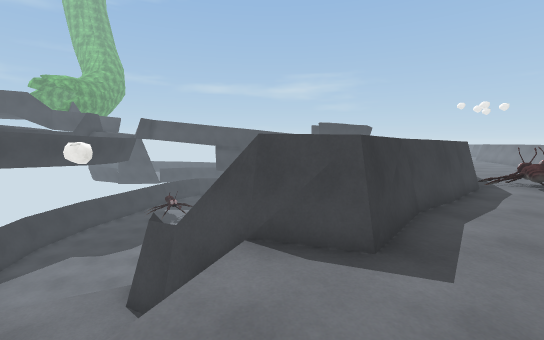
View 1 (above)

18 first-person views from a walk through a 3-D level made in the Unity game engine. The camera is 1.5 m above the floor, tilts 6° down and sees 90° across. The floor is counted in squares, 1 m on a side. Each view is taken from the middle of a square. On the plan, view 1 faces up. The plan holds only what a view shows up to about 14 squares ahead; the rest is blank. The place goes on beyond the plan. Some animated figures are not drawn. Some surface patterns are stand-ins.

View 2
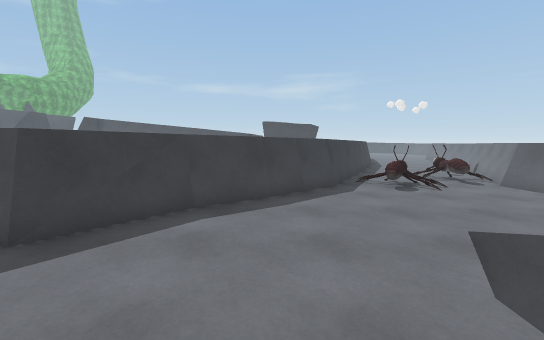

View 3
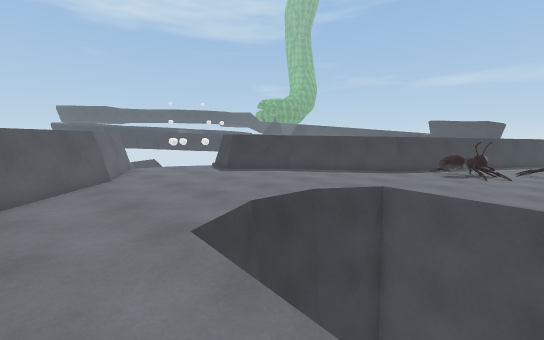

View 4
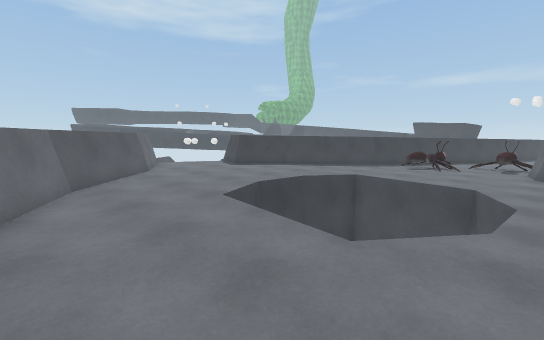

View 5
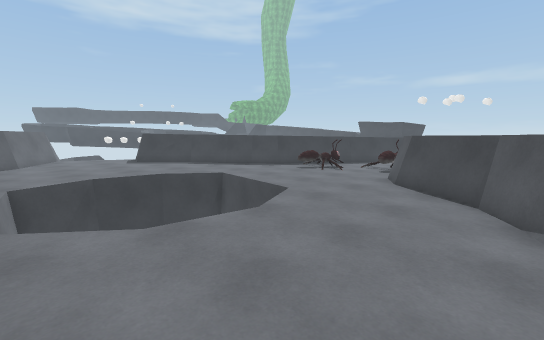

View 6
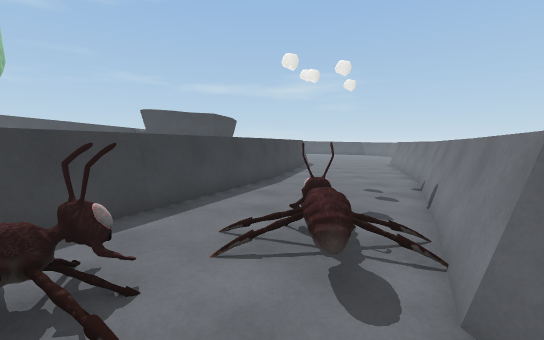

View 7
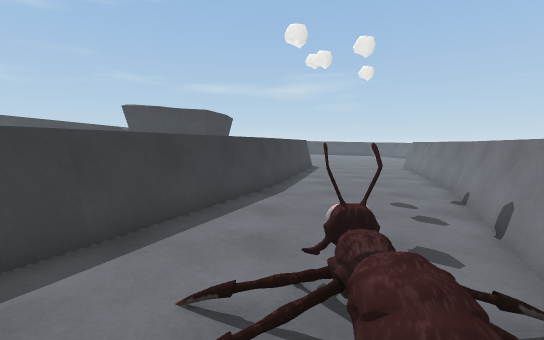

View 8
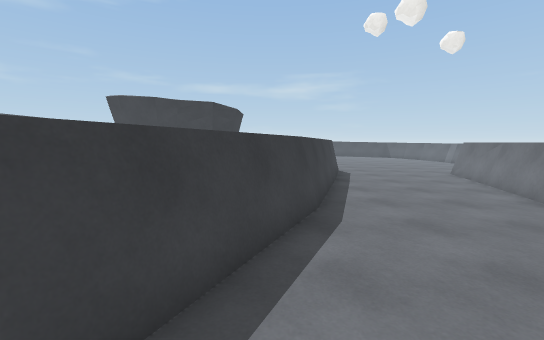

View 9
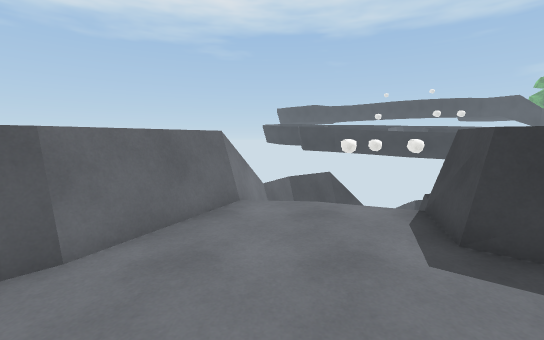

View 10
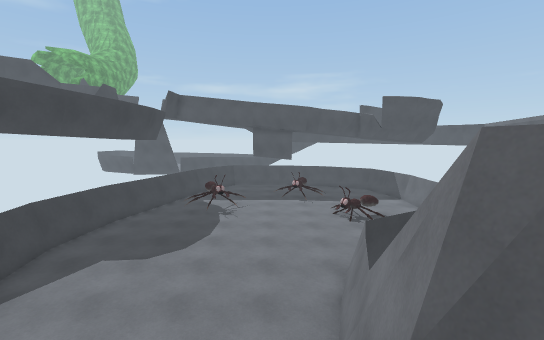

View 11
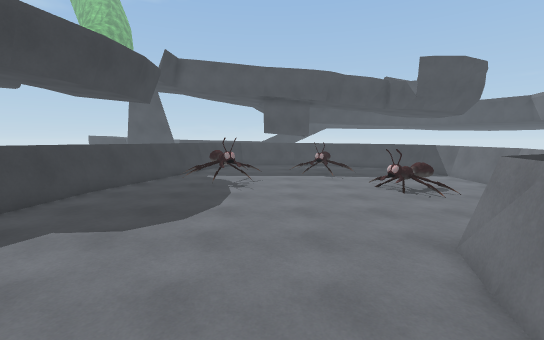

View 12
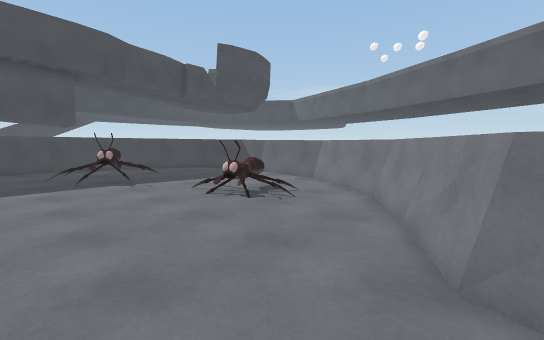

View 13
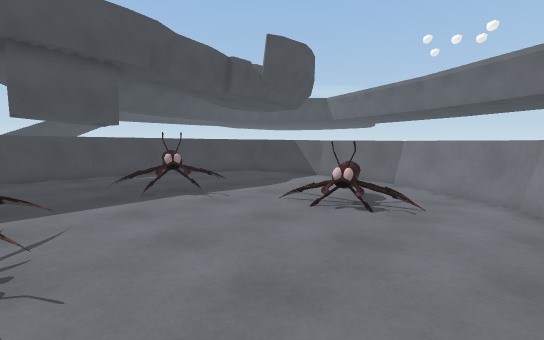

View 14
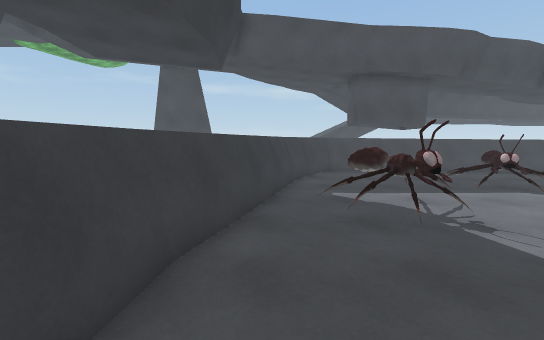

View 15
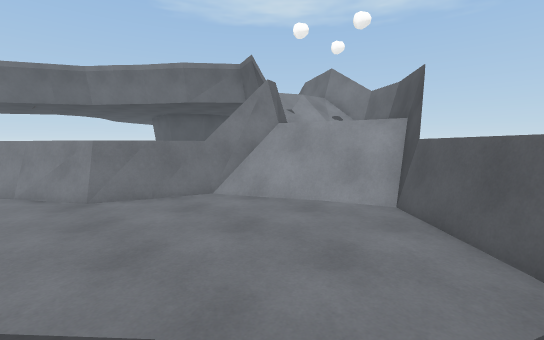

View 16
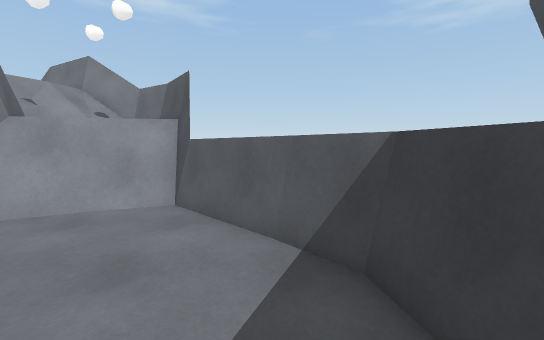

View 17
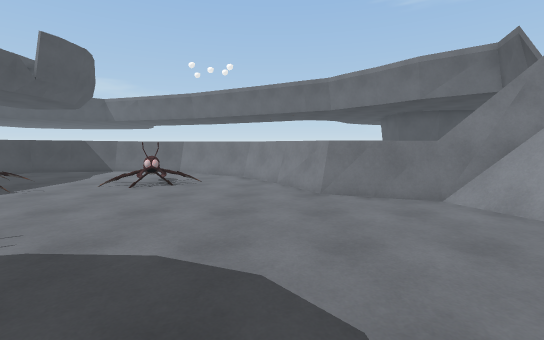

View 18
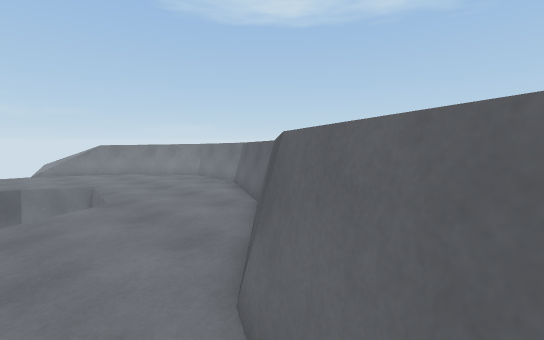

### Floor plan
Key: @ floor where view 1 was taken; # wall or solid block; . main floor; : floor 0.25 m higher than the main floor; - floor 0.25 m lower than the main floor; _ floor 1.25 m lower than the main floor; < floor 1.5 m lower than the main floor; ( floor 3.5 m lower than the main floor; ! floor 3.75 m lower than the main floor; / step, stairs or slope; = window, fence, low wall or low ledge; v drop or lower ground; O other object.
Columns run from 12 left of view 1 to 21 right of it. Each row starts with its distance up from view 1.
 27     ##########            #.....-#
 26     #((((((((###          #.....##
 25    ##((((((((((##        ##.....#
 24   ##(((((((((((!#        #......#
 23   #((((((OO(((!!##       #.....##
 22   #((((((OOO!!!!!#      ##.....#
 21   #((((((((!!!!!!#      #......#
 20  ##(O(O(((!!!!!!!#      #......#
 19  #((OOO(((!!!!!!!#     ##.....##
 18  #((OO(((!!!OO!!!#     #......#
 17 ##(((((((!!!O!!!##    ##.....##
 16 #((((((((!!!!!!!#     #......#
 15 #((((((((!!!!!!##    ##.....##
 14 #((((((((!!!!!##     #......#
 13 #(((((((!!!!!##     ##...O.##
 12 #((((((!!!!###      #....O.#
 11 #((((((!!!##       ##.O..O##
 10 ##((((!!!!#        #..O...#
  9  ##((!!!!!#      ###.O....#
  8   #/!!!!/##     ##:.......##
  7   ##/!///##    ##::........###
  6    #=////##   ##:::..........##
  5     #///<#=####::::...........#
  4     ##/_<<//##:::::.vvvvv.....#
  3      #/  ///:::::::.v    v.....
  2      ##/ ///:::::::.v    v.....
  1       ###//::::::::vv     .....
  0         ####@::::::.v    v.....
 -1            ###:::::.v    v.....
 -2              ##::::..vvvv......
 -3               ##:::...........
 -4                ##::.........
 -5                 ###........
 -6                   ##.......
 -7                    ######

Positions as (right, up) in squares from view 1, and headings:
1: (0, 0), facing up
2: (5, 0), facing up
3: (12, -4), facing up-left
4: (14, -6), facing up-left
5: (18, -2), facing up-left
6: (12, 8), facing up
7: (12, 10), facing up
8: (11, 13), facing up
9: (5, 1), facing left
10: (-4, 4), facing up
11: (-5, 7), facing up
12: (-5, 11), facing up-right
13: (-6, 14), facing up-right
14: (-10, 13), facing up
15: (-10, 13), facing down-right
16: (-10, 13), facing down
17: (-10, 13), facing right
18: (0, 0), facing down-right
